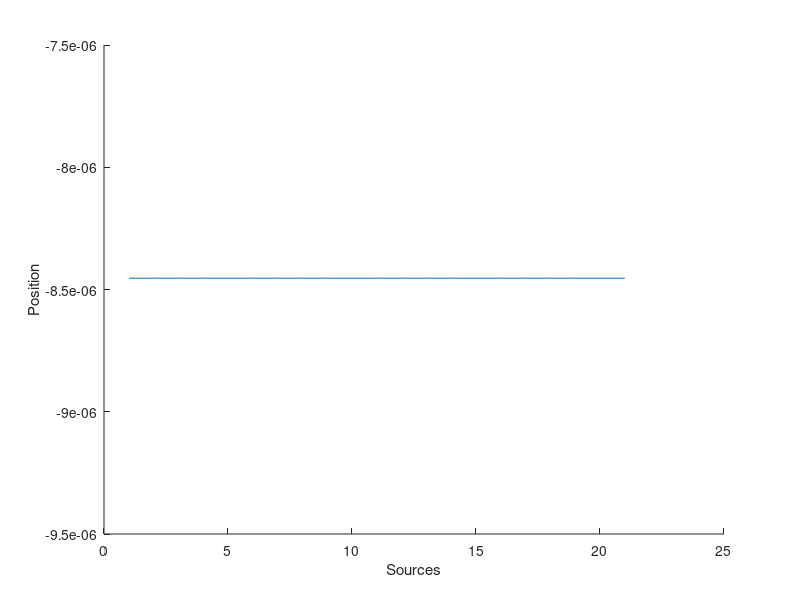

MATLAB code to generate this figure: (Note: this script raises an error after producing the figure.)

clear

dt=1/25000;          %sampling interval

c=340;                  %velocity of sound
f=1500;                 % Frequency in HZ
lambda=c/f;

a=[-20:2:20;zeros(1,21)]; %Creating sensor arrays on x-axis
ax=a(1,:); % all the x-position of the sensor arrays
ay=a(2,:); %all the y-positions of the sensor arrays

%M=31;% 31 sources
M=1;
N=length(ax); %21 Sensors

%sx=-30+2*(1:M); %source x-position
%sx=320-rand(1,M)*100; %randomly generated x position for different sources
%sy=555000000+rand(1,M)*100;
%sy=320;%+zeros(1,M)*100; %randomly generated y position for different sources
%sy=-1*sx+320;
sx=0;
sy=555000000000; %randomly generated y position for different sources
%sy=sqrt((320.^2)-(sx.^2))

%freq=1500+rand(1,M)*100; %Varying frequency

data(1:N,1:M)=0; %creating an empty sensor vs. signal array

Amp=1+0.5*(1:M);

for m=1:M
%A(m)=1; %Amplitude
A(m)=Amp(m);
theta1(m)=atan2(sy(m),sx(m));
%f(m)=freq(m);
%lambda(m)=c./f(m);
%k(m)=(2*pi)./lambda(m);
end

for m=1:M;
    for n=1:N; %randomly generated y position for different sources

        r1(n,m)=sqrt((sx(m)-ax(n)).^2+(sy(m)-ay(n)).^2); %distance from the source to the array
    end
end
yData=[theta1;A]; %known distance

for m=1:M;
    lambda=10; %wavelength from each source
    k=(2*pi)/lambda;
    noise=randn*0;
    for n=1:N;
        sig(n)=A(m)*(1./r1(n,m).^2).*exp(1i*k*r1(n,m))+noise; %signal to each array.
        data(n,m)=sig(n);
    end
end
inData=data; %input data

%plot(sx,sy,'o')
%phase=atan2(imag(sig),real(sig));
%plot(phase);
for m=1:21;
    hold on
    %plot(real(inData(:,m)))
    %plot(sx(m),sy(m),'ko')
    xlabel('Sources')
    ylabel('Position')
    %title('Phase difference in different sensors from one source')
    plot(angle(inData(:,m)))
    %plot(angle(exp(i*k*r1(:,m))));
    hold off
end

%Testdaten
%theta=0.234;
x=15.5;
y=555000000;
r=sqrt(x^2+y^2);
theta=atan2(y,x);
A1=1.23;
testData=[theta;A1];
ft=1500; 
lambda=c/ft;              
K=2*pi/lambda;
 

for n = 1:N;
         z(n)=A1*(1/r^2)*exp(1i*K*r);
end


ctdata=z.';

save signal_generation_NNet_1Q inData yData testData ctdata
